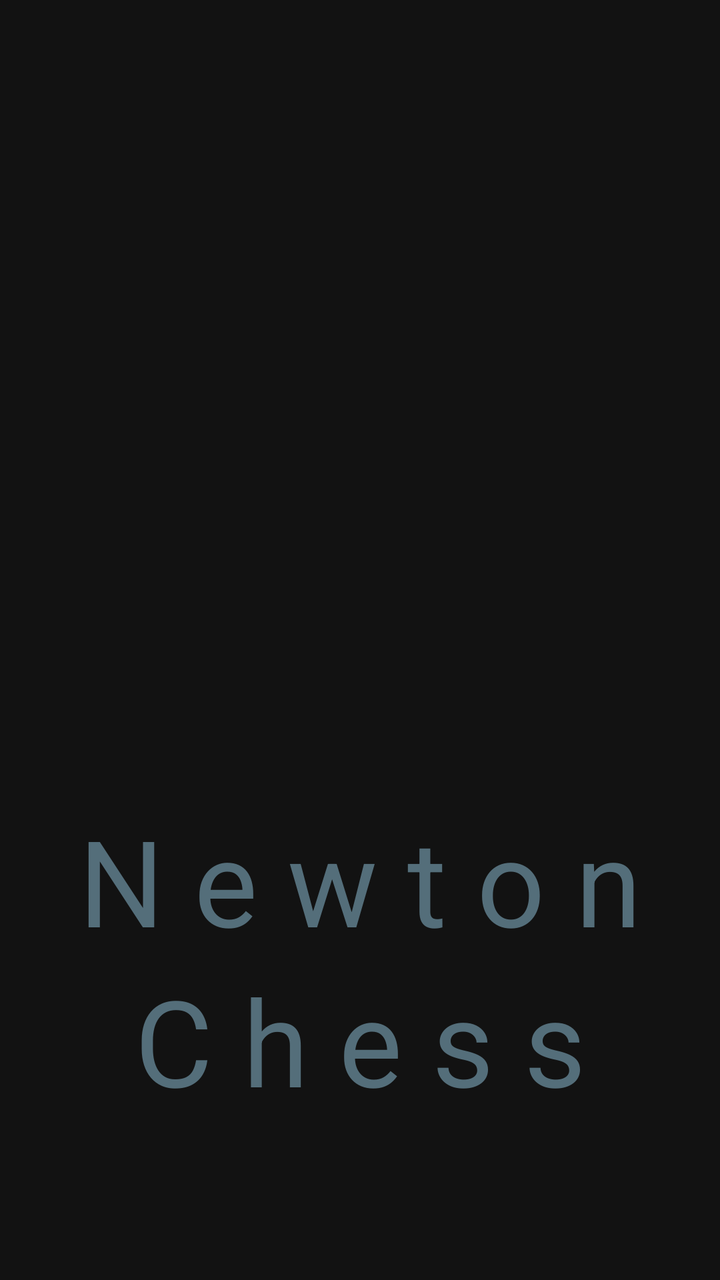
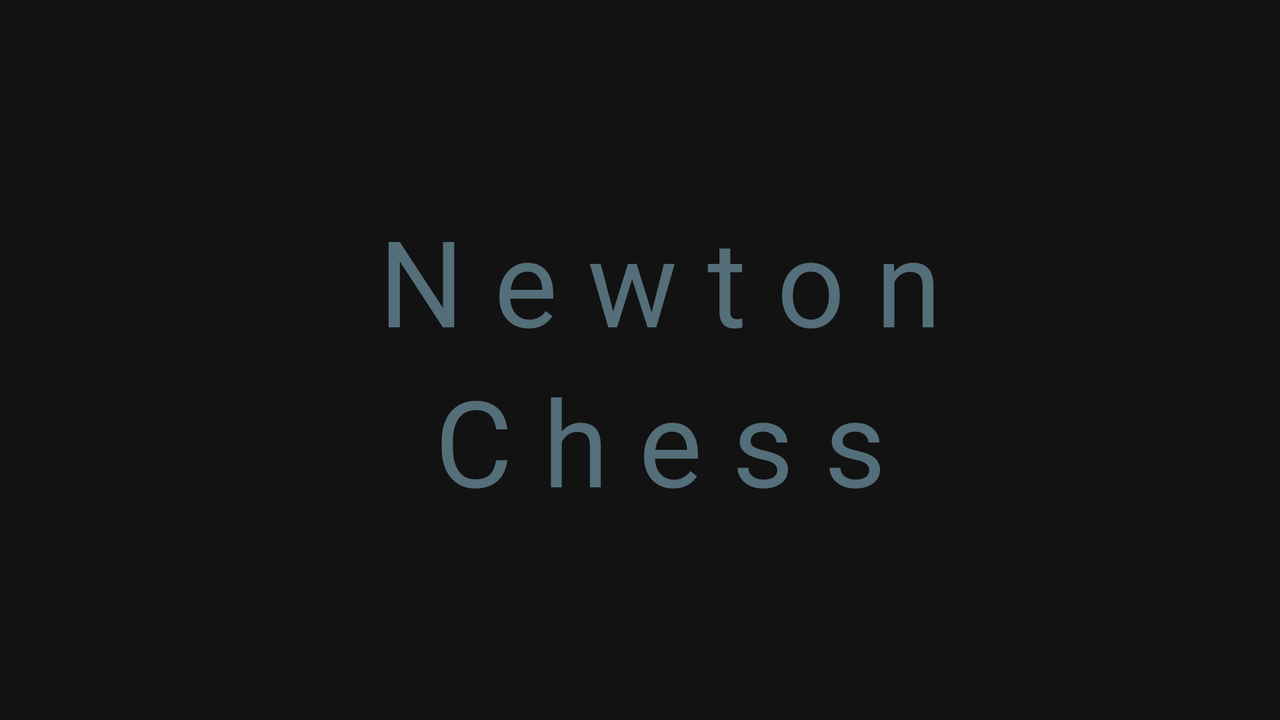

First picture: res/layout/ on a phone held upright. Second picture: the repository's own variant of that layout, on a device whose configuration matches the variant's folder. Source for both follows.
<!-- AndroidManifest.xml: application theme AppTheme -->
<!-- res/layout/activity_splash_screen.xml -->
<?xml version="1.0" encoding="utf-8"?>
<androidx.constraintlayout.widget.ConstraintLayout xmlns:android="http://schemas.android.com/apk/res/android"
  xmlns:app="http://schemas.android.com/apk/res-auto"
  xmlns:tools="http://schemas.android.com/tools"
  android:id="@+id/splashConstraintLayout"
  android:layout_width="match_parent"
  android:layout_height="match_parent"
  android:background="@color/colorBackground">

  <ImageView
    android:id="@+id/splashLogo"
    android:layout_width="wrap_content"
    android:layout_height="wrap_content"
    android:contentDescription="@string/newtonLogoDescription"
    app:layout_constraintBottom_toTopOf="@+id/splashLogoGuideline"
    app:layout_constraintEnd_toEndOf="parent"
    app:layout_constraintStart_toStartOf="parent"
    app:layout_constraintTop_toTopOf="parent"
    app:srcCompat="@drawable/newton_java_logo" />

  <androidx.constraintlayout.widget.Guideline
    android:id="@+id/splashLogoGuideline"
    android:layout_width="wrap_content"
    android:layout_height="wrap_content"
    android:orientation="horizontal"
    app:layout_constraintGuide_percent="0.60" />

  <androidx.constraintlayout.widget.Guideline
    android:id="@+id/splashTextGuideline"
    android:layout_width="wrap_content"
    android:layout_height="wrap_content"
    android:orientation="horizontal"
    app:layout_constraintGuide_percent="0.75" />

  <TextView
    android:id="@+id/splashTextNewton"
    style="@style/TitleText"
    android:layout_width="wrap_content"
    android:layout_height="wrap_content"
    android:shadowColor="@color/colorPrimaryDark"
    android:text="@string/titleNewton"
    android:textAlignment="center"
    android:textColor="@color/colorPrimary"
    app:layout_constraintBottom_toTopOf="@+id/splashTextGuideline"
    app:layout_constraintEnd_toEndOf="parent"
    app:layout_constraintStart_toStartOf="parent" />

  <TextView
    android:id="@+id/splashTextChess"
    style="@style/TitleText"
    android:layout_width="wrap_content"
    android:layout_height="wrap_content"
    android:shadowColor="@color/colorPrimaryDark"
    android:text="@string/titleChess"
    android:textAlignment="center"
    android:textColor="@color/colorPrimary"
    app:layout_constraintEnd_toEndOf="parent"
    app:layout_constraintStart_toStartOf="parent"
    app:layout_constraintTop_toTopOf="@+id/splashTextGuideline" />

</androidx.constraintlayout.widget.ConstraintLayout>
<!-- resources referenced by this layout -->
<resources>
  <color name="colorBackground">#121212</color>
  <color name="colorPrimary">#546E7A</color>
  <color name="colorPrimaryDark">#37474F</color>
  <string name="newtonLogoDescription">An image showing Sir Isaac Newton holding a Java cup</string>
  <string name="titleChess">C h e s s</string>
  <string name="titleNewton">N e w t o n</string>
  <style name="TitleText" parent="Theme.AppCompat.Light.DarkActionBar">
      <item name="android:textSize">60sp</item>
      <item name="android:textColor">@color/colorPrimary</item>
    </style>
  <style name="AppTheme" parent="Theme.AppCompat.Light.DarkActionBar">
      <item name="colorPrimary">@color/colorPrimary</item>
      <item name="colorPrimaryDark">@color/colorPrimaryDark</item>
      <item name="colorAccent">@color/colorAccentLight</item>
    </style>
  <color name="colorAccentLight">#EEE31B</color>
</resources>
<!-- res/layout-land/activity_splash_screen.xml (the repository's variant of the layout above) -->
<!-- drawn on the phone turned sideways -->
<?xml version="1.0" encoding="utf-8"?>
<androidx.constraintlayout.widget.ConstraintLayout xmlns:android="http://schemas.android.com/apk/res/android"
  xmlns:app="http://schemas.android.com/apk/res-auto"
  android:id="@+id/splashConstraintLayout"
  android:layout_width="match_parent"
  android:layout_height="match_parent"
  android:background="@color/colorBackground">

  <ImageView
    android:id="@+id/splashLogo"
    android:layout_width="wrap_content"
    android:layout_height="wrap_content"
    android:layout_marginStart="20dp"
    android:contentDescription="@string/newtonLogoDescription"
    app:layout_constraintBottom_toBottomOf="parent"
    app:layout_constraintStart_toStartOf="parent"
    app:layout_constraintTop_toTopOf="parent"
    app:srcCompat="@drawable/newton_java_logo" />

  <androidx.constraintlayout.widget.Guideline
    android:id="@+id/splashLogoGuideline"
    android:layout_width="wrap_content"
    android:layout_height="wrap_content"
    android:orientation="horizontal"
    app:layout_constraintGuide_percent="0.5" />

  <TextView
    android:id="@+id/splashTextNewton"
    style="@style/TitleText"
    android:layout_width="wrap_content"
    android:layout_height="wrap_content"
    android:orientation="horizontal"
    android:shadowColor="@color/colorPrimaryDark"
    android:text="@string/titleNewton"
    android:textAlignment="center"
    android:textColor="@color/colorPrimary"
    app:layout_constraintBottom_toTopOf="@+id/splashLogoGuideline"
    app:layout_constraintEnd_toEndOf="parent"
    app:layout_constraintStart_toEndOf="@+id/splashLogo" />

  <TextView
    android:id="@+id/splashTextChess"
    style="@style/TitleText"
    android:layout_width="wrap_content"
    android:layout_height="wrap_content"
    android:shadowColor="@color/colorPrimaryDark"
    android:text="@string/titleChess"
    android:textAlignment="center"
    android:textColor="@color/colorPrimary"
    app:layout_constraintEnd_toEndOf="parent"
    app:layout_constraintStart_toEndOf="@+id/splashLogo"
    app:layout_constraintTop_toTopOf="@+id/splashLogoGuideline" />

</androidx.constraintlayout.widget.ConstraintLayout>
